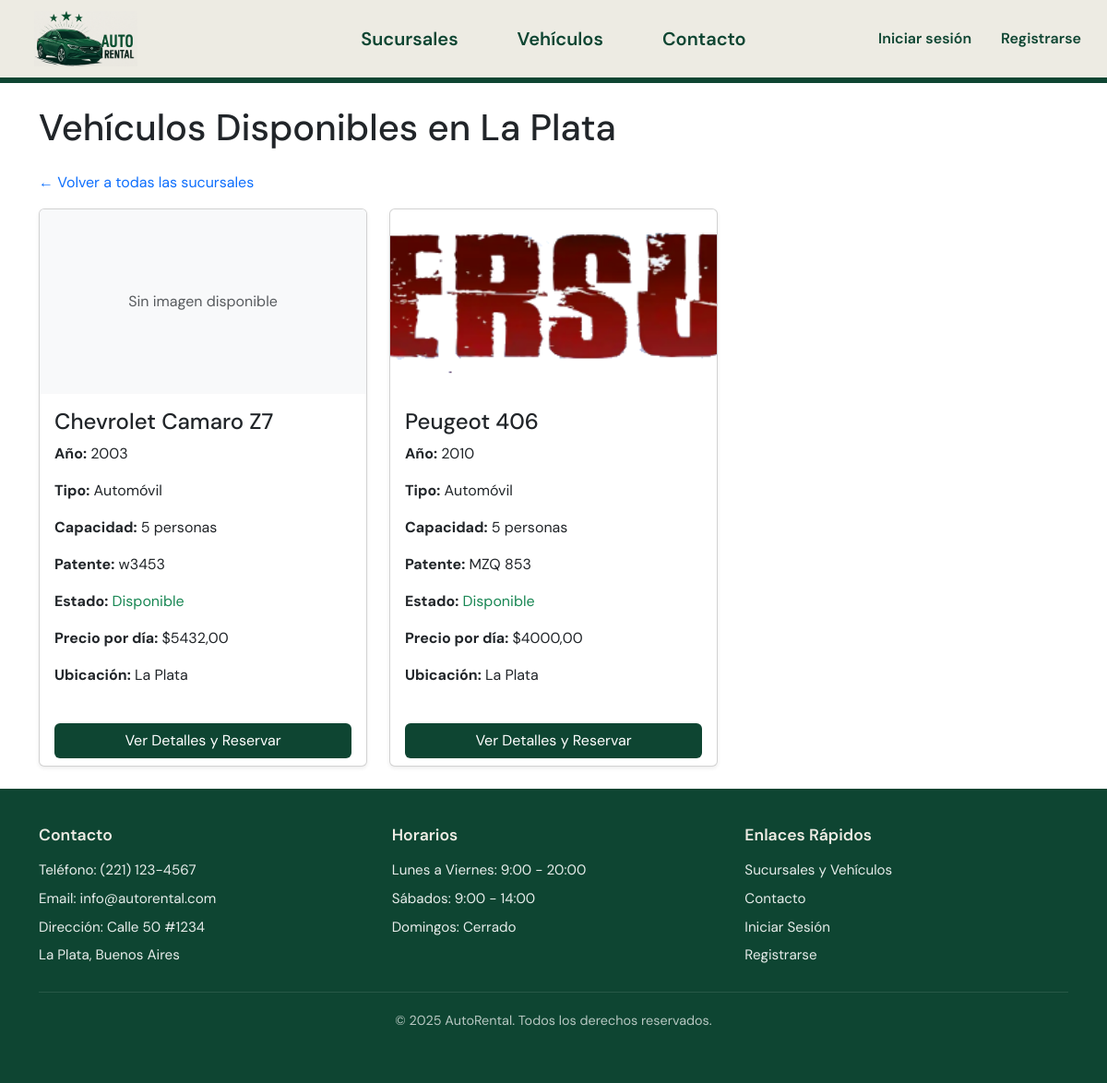
Page /sucursales/1/vehiculos/ on the committed database.
### sucursales/models.py (models this page shows, shortened)
class Sucursal(models.Model):
    nombre = models.CharField(max_length=100)
    direccion = models.CharField(max_length=200)
    telefono = models.CharField(max_length=20)
    class Meta:
        verbose_name_plural = "Sucursales"

### vehiculos/models.py (models this page shows, shortened)
class Vehiculo(models.Model):
    TIPO_CHOICES = [
        ('AUTOMOVIL', 'Automóvil'),
        ('CAMIONETA', 'Camioneta'),
        ('4X4', '4x4'),
    ]
    REEMBOLSO_CHOICES = [
        ('0', '0%'),
        ('20', '20%'),
        ('100', '100%'),
    ]
    marca = models.CharField(max_length=100)
    modelo = models.CharField(max_length=100)
    año = models.PositiveIntegerField()
    patente = models.CharField(max_length=10, unique=True)
    tipo = models.CharField(max_length=20, choices=TIPO_CHOICES, default='AUTOMOVIL')
    capacidad = models.PositiveIntegerField(default=5, help_text='Número de pasajeros')
    precio_por_dia = models.DecimalField(max_digits=10, decimal_places=2)
    sucursal_actual = models.ForeignKey(Sucursal, on_delete=models.CASCADE, related_name='vehiculos_en_sucursal')
    disponible = models.BooleanField(default=True)
    foto_base64 = models.TextField(blank=True, null=True)
    politica_de_reembolso = models.CharField(
        max_length=3,
        choices=REEMBOLSO_CHOICES,
        default='0'
    )
    class Meta:
        verbose_name_plural = "Vehículos"

### sucursales/views.py (the view)
# urls.py: path('<int:sucursal_id>/vehiculos/', views.VehiculoListView.as_view(), name='vehiculos_por_sucursal'),
class VehiculoListView(ListView):
    model = Vehiculo
    template_name = 'sucursales/vehiculo_list.html'
    context_object_name = 'vehiculos'
    def get_queryset(self):
        sucursal_id = self.kwargs.get('sucursal_id')
        if sucursal_id:
            return Vehiculo.objects.filter(sucursal_actual_id=sucursal_id, disponible=True)
        return Vehiculo.objects.filter(disponible=True)
    def get_context_data(self, **kwargs):
        context = super().get_context_data(**kwargs)
        sucursal_id = self.kwargs.get('sucursal_id')
        if sucursal_id:
            context['sucursal'] = get_object_or_404(Sucursal, pk=sucursal_id)
        return context

### sucursales/templates/sucursales/vehiculo_list.html (shortened to what this page needs)
{% extends 'home/base.html' %}
{% block content %}
<div class="row justify-content-center">
    <div class="col-12">
        <h1 class="mb-4">Vehículos Disponibles {% if sucursal %}en {{ sucursal.nombre }}{% endif %}</h1>
        {% if sucursal %}
            <p><a href="{% url 'sucursales:lista_sucursales' %}" class="text-decoration-none">← Volver a todas las sucursales</a></p>
        {% endif %}
        {% if vehiculos %}
            <div class="row">
                {% for vehiculo in vehiculos %}
                    <div class="col-md-6 col-lg-4 mb-4">
                        <div class="card shadow-sm h-100">
                            {% if vehiculo.foto_base64 %}
                                <img
                                     alt="{{ vehiculo.marca }} {{ vehiculo.modelo }}"
                                     class="card-img-top"
                                     style="height: 200px; object-fit: cover;">
                            {% else %}
                                <div class="card-img-top bg-light d-flex align-items-center justify-content-center"
                                     style="height: 200px;">
                                    <span class="text-muted">Sin imagen disponible</span>
                                </div>
                            {% endif %}
                            <div class="card-body">
                                <h4 class="card-title">{{ vehiculo.marca }} {{ vehiculo.modelo }}</h4>
                                <p><strong>Año:</strong> {{ vehiculo.año }}</p>
                                <p><strong>Tipo:</strong> {{ vehiculo.get_tipo_display }}</p>
                                <p><strong>Capacidad:</strong> {{ vehiculo.capacidad }} personas</p>
                                <p><strong>Patente:</strong> {{ vehiculo.patente }}</p>
                                <p><strong>Estado:</strong>
                                    {% if vehiculo.disponible %}
                                        <span class="text-success">Disponible</span>
                                    {% else %}
                                        <span class="text-danger">No Disponible</span>
                                    {% endif %}
                                </p>
                                <p><strong>Precio por día:</strong> ${{ vehiculo.precio_por_dia|floatformat:2 }}</p>
                                <p><strong>Ubicación:</strong> {{ vehiculo.sucursal_actual.nombre }}</p>
                            </div>
                            <div class="card-footer bg-transparent border-0">
                                <a href="{% url 'sucursales:vehiculo_detail' vehiculo.id %}" class="btn text-white w-100" style="background-color: #0e4532;">
                                    Ver Detalles y Reservar
                                </a>
                            </div>
                        </div>
                    </div>
                {% endfor %}
            </div>
        {% else %}
            <p>No hay vehículos disponibles {% if sucursal %}en esta sucursal{% endif %} en este momento.</p>
        {% endif %}
    </div>
</div>
{% endblock %}

### static/home/styles.css (style rules this page uses)
body { font-family: 'DM Sans', sans-serif; margin: 0; padding: 0; min-height: 100vh; display: flex; flex-direction: column; }

### rows in the picture
Sucursal: nombre "La Plata"
Vehiculo: shows "Sin imagen disponible", marca "Chevrolet", modelo "Camaro Z7", año "2003", tipo "Automóvil", capacidad "5", patente "w3453", disponible "Disponible", precio_por_dia "5432,00", sucursal_actual.nombre "La Plata"
Vehiculo: marca "Peugeot", modelo "406", año "2010", tipo "Automóvil", capacidad "5", patente "MZQ 853", disponible "Disponible", precio_por_dia "4000,00", sucursal_actual.nombre "La Plata"
